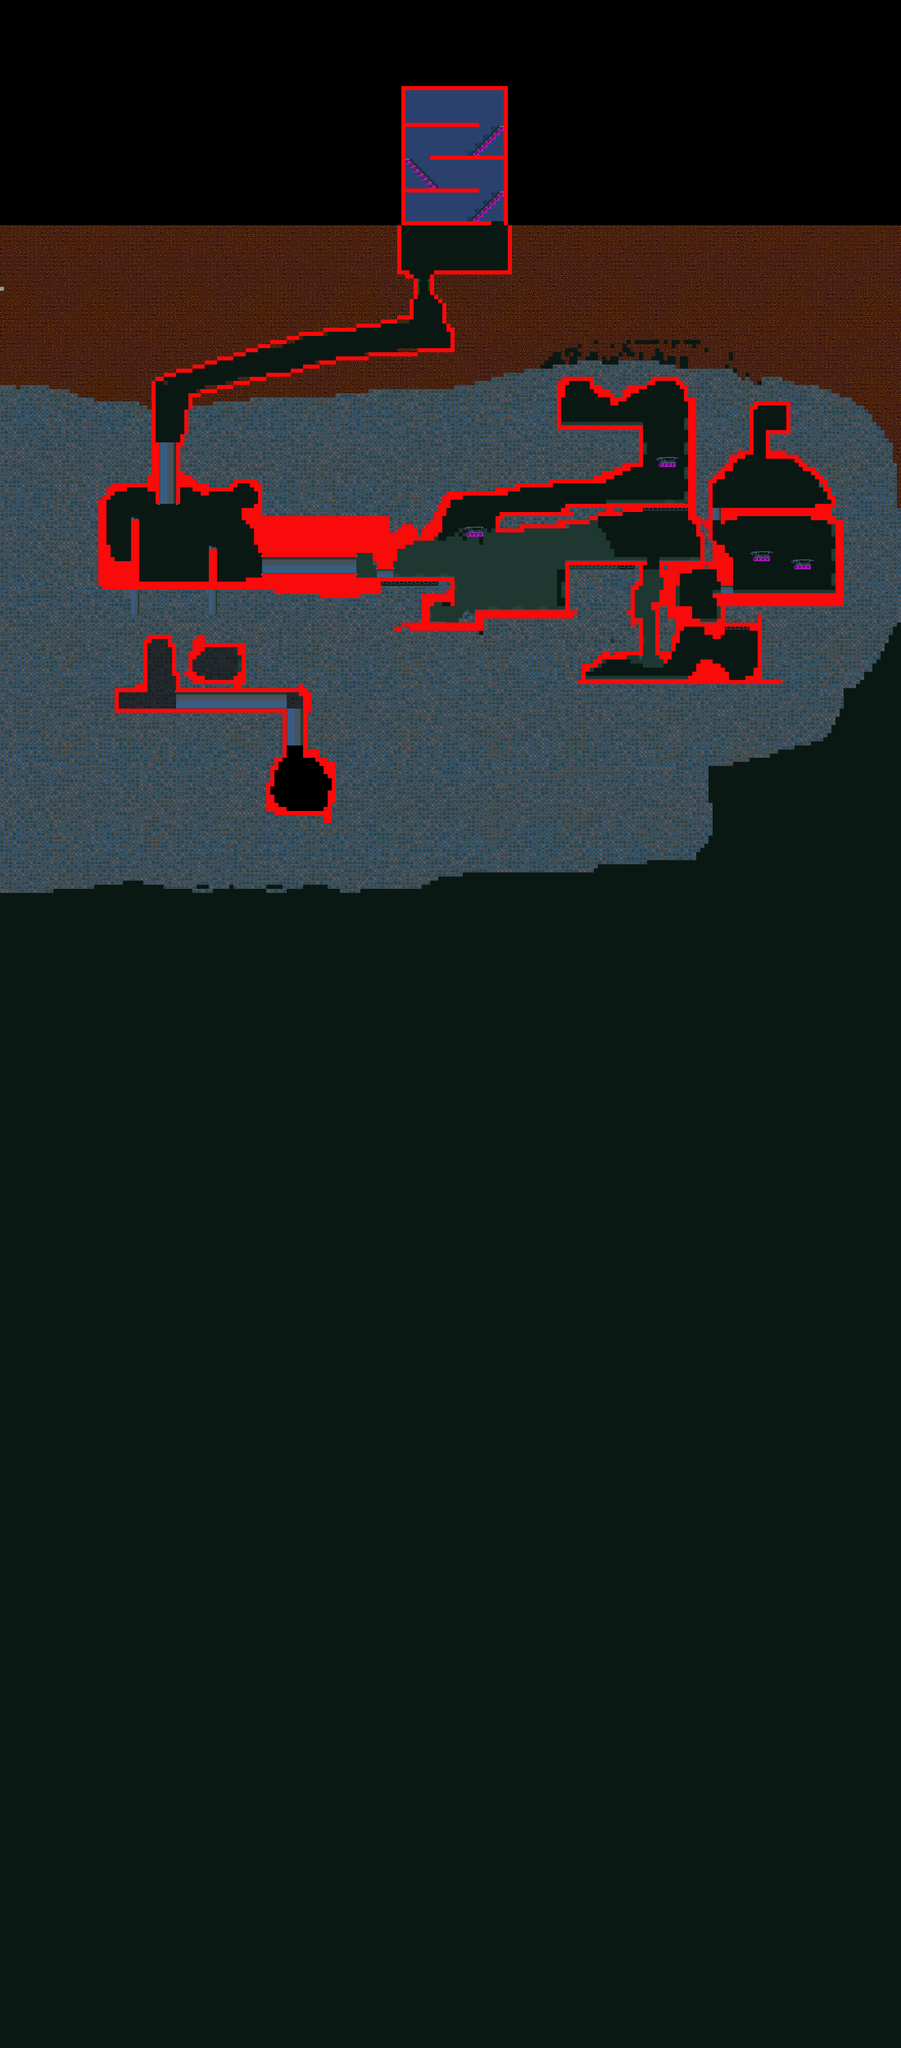

The image is a tile-based game level rendered from a .tmx file. Its description and source (layers, tilesets, objects; grid data summarised) follow:
An orthogonal 220x500 tile map with 16x16 px tiles, 4 tile layers (Background_2, Midground_2, Foreground_2, Collision_2), 8 hidden layers not drawn, 4 tilesets and 51 objects.

<map version="1.0" orientation="orthogonal" renderorder="right-down" width="220" height="500" tilewidth="16" tileheight="16">
 <tileset firstgid="1" name="Collision" tilewidth="16" tileheight="16">
  <image source="../CollisionKey.png" width="128" height="128" />
 </tileset>
 <tileset firstgid="65" name="SpawnKey" tilewidth="16" tileheight="16">
  <image source="../SpawnKey.png" width="320" height="192" />
 </tileset>
 <tileset firstgid="305" name="FrogtownTiles" tilewidth="16" tileheight="16">
  <image source="FrogtownTiles.png" width="512" height="512" />
 </tileset>
 <tileset firstgid="1329" name="DepthsTiles" tilewidth="16" tileheight="16">
  <image source="DepthsTiles.png" width="512" height="512" />
 </tileset>
 <layer name="Background_2" width="220" height="500">
  <data>[110000 cells, 98555 non-empty, 33 distinct tile ids]</data>
 </layer>
 <layer name="Midground_2" width="220" height="500">
  <data>[110000 cells, 28548 non-empty, 119 distinct tile ids]</data>
 </layer>
 <layer name="Foreground_2" width="220" height="500">
  <data>[110000 cells, 21 non-empty, 8 distinct tile ids]</data>
 </layer>
 <layer name="Collision_2" width="220" height="500">
  <data>[110000 cells, 2781 non-empty, 2 distinct tile ids]</data>
 </layer>
 <objectgroup name="Objects_2">
  <object gid="66" x="466" y="2147" />
  <object gid="66" x="904" y="2617" />
  <object gid="66" x="775" y="2619" />
  <object gid="91" x="2600" y="1794" />
  <object gid="92" x="1164" y="3137" />
  <object gid="85" x="479" y="2748" />
  <object gid="85" x="509" y="2761" />
  <object gid="91" x="2984" y="1965" />
  <object gid="86" x="3070" y="1860" />
  <object gid="86" x="2914" y="1848" />
  <object gid="86" x="757" y="2154" />
 </objectgroup>
 <layer name="Background_3" width="220" height="500" visible="0">
  <data>[110000 cells, 95738 non-empty, 19 distinct tile ids]</data>
 </layer>
 <layer name="Midground_3" width="220" height="500" visible="0">
  <data>[110000 cells, 35556 non-empty, 133 distinct tile ids]</data>
 </layer>
 <layer name="Foreground_3" width="220" height="500" visible="0">
  <data>[110000 cells, 59 non-empty, 13 distinct tile ids]</data>
 </layer>
 <layer name="Collision_3" width="220" height="500" visible="0">
  <data>[110000 cells, 2759 non-empty, 2 distinct tile ids]</data>
 </layer>
 <objectgroup name="Objects_3" visible="0">
  <object gid="89" x="1209" y="1120" />
  <object gid="89" x="0" y="1120" />
  <object gid="89" x="0" y="1120" />
  <object gid="89" x="2513" y="1120" />
  <object gid="89" x="0" y="1120">
   <properties>
    <property name="clingWall" value="" />
   </properties>
  </object>
  <object gid="89" x="0" y="1120">
   <properties>
    <property name="clingWall" value="left" />
   </properties>
  </object>
  <object gid="89" x="2723" y="1120">
   <properties>
    <property name="clingWall" value="right" />
   </properties>
  </object>
  <object gid="89" x="2691" y="2428" />
  <object gid="89" x="2420" y="2065" />
  <object gid="89" x="2435" y="2154" />
  <object gid="89" x="2213" y="2327" />
  <object gid="85" x="1059" y="2329" />
  <object gid="66" x="849" y="2166" />
  <object gid="85" x="2188" y="3035" />
  <object gid="85" x="1968" y="3037" />
  <object gid="66" x="1959" y="2002" />
  <object gid="87" x="1525" y="2653" />
  <object gid="89" x="1438" y="2670" />
  <object gid="89" x="1434" y="2627" />
  <object gid="89" x="1401" y="2627" />
  <object gid="89" x="1404" y="2670" />
  <object gid="89" x="1369" y="2672" />
  <object gid="89" x="1368" y="2628" />
  <object gid="89" x="1483" y="2668" />
  <object gid="89" x="1476" y="2629" />
  <object gid="86" x="948" y="2722" />
  <object gid="86" x="1081" y="2683" />
  <object gid="88" x="377" y="2770" />
  <object gid="87" x="558" y="2478" />
  <object gid="85" x="1578" y="1838" />
 </objectgroup>
 <layer name="Background_4" width="220" height="500" visible="0">
  <data>[110000 cells, 0 non-empty, 0 distinct tile ids]</data>
 </layer>
 <layer name="Midground_4" width="220" height="500" visible="0">
  <data>[110000 cells, 0 non-empty, 0 distinct tile ids]</data>
 </layer>
 <layer name="Foreground_4" width="220" height="500" visible="0">
  <data>[110000 cells, 0 non-empty, 0 distinct tile ids]</data>
 </layer>
 <layer name="Collision_4" width="220" height="500" visible="0">
  <data>[110000 cells, 0 non-empty, 0 distinct tile ids]</data>
 </layer>
 <objectgroup name="Objects_4" visible="0" />
 <objectgroup name="Doors">
  <object gid="67" x="644" y="1509">
   <properties>
    <property name="firstLayer" value="2" />
    <property name="secondLayer" value="3" />
   </properties>
  </object>
  <object gid="67" x="964" y="1959" />
  <object gid="67" x="1723" y="2401" />
  <object gid="67" x="2747" y="2402" />
  <object gid="67" x="2345" y="2629" />
  <object gid="67" x="2245" y="1636" />
  <object gid="67" x="852" y="2600" />
  <object gid="67" x="558" y="2931" />
  <object gid="67" x="3014" y="1632" />
  <object gid="67" x="1704" y="836" />
 </objectgroup>
</map>
